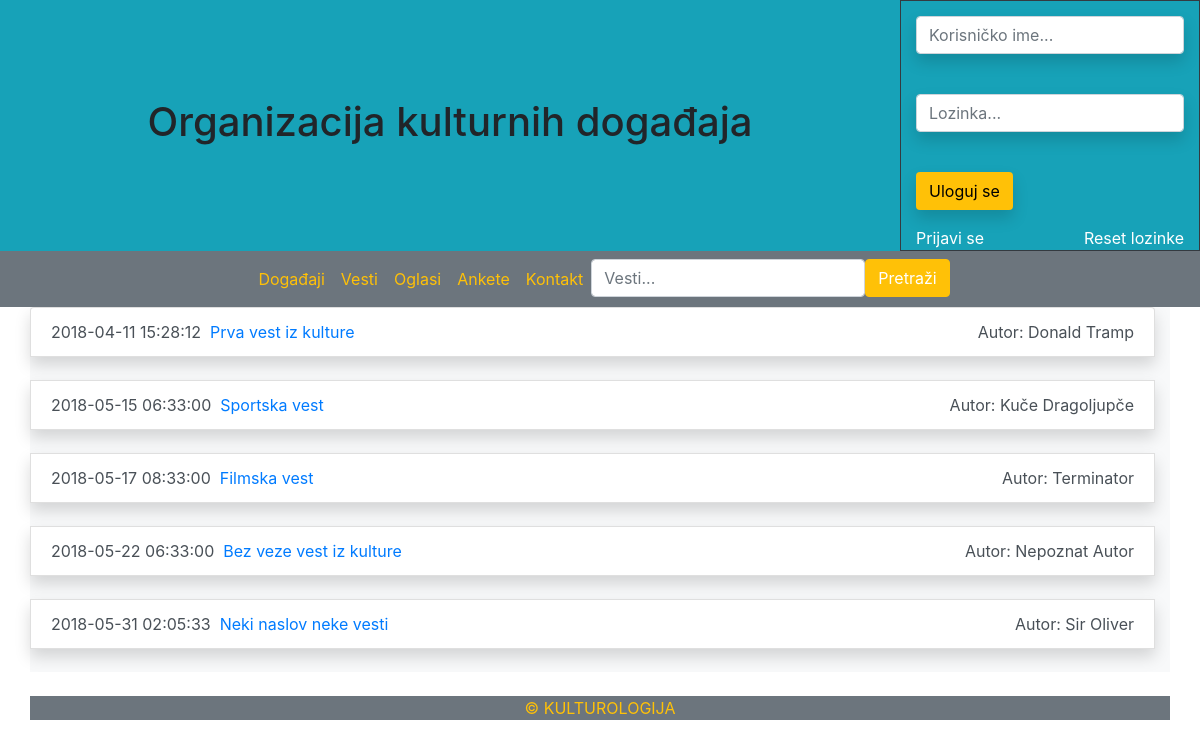
Screenshot of /vesti.php with the database file from the repository.
### tables this page shows
CREATE TABLE `vest` (
  `id_vest` int(11) NOT NULL AUTO_INCREMENT,
  `naslov` varchar(45) NOT NULL,
  `tekst` varchar(10000) NOT NULL,
  `vreme_postavljanja` timestamp NOT NULL DEFAULT CURRENT_TIMESTAMP,
  `vreme_isticanja` timestamp NOT NULL DEFAULT '0000-00-00 00:00:00',
  `autor` varchar(45) NOT NULL,
  `organizacija_id_organizacija` int(11) NOT NULL,
  `brisanje` tinyint(1) NOT NULL DEFAULT '1',
  PRIMARY KEY (`id_vest`),
  KEY `fk_vest_organizacija1_idx` (`organizacija_id_organizacija`),
  CONSTRAINT `fk_vest_organizacija1` FOREIGN KEY (`organizacija_id_organizacija`) REFERENCES `organizacija` (`id_organizacija`) ON DELETE NO ACTION ON UPDATE NO ACTION
);

### vesti.php (the view, shortened to what this page needs)
<?php
    $poruka = "";
    include_once "moduli/loginModul.php";
    if(!isset($_GET['search'])){
        $vesti = mysqli_query($link, "SELECT * FROM vest v, organizacija o WHERE v.vreme_postavljanja < CURDATE() AND v.organizacija_id_organizacija=o.id_organizacija ORDER BY v.vreme_postavljanja ASC");
    }
?>
<!DOCTYPE html>
<html>
<head>
<?php
    include_once "moduli/bootstrapModul.php";
?>
</head>
<body>
<?php
    include_once "moduli/headerModul.php";
?>
<?php
    include_once "moduli/navModul.php";
?>
<div class="container list-group bg-light">
<?php
if($poruka){
    echo $poruka;
} else {
    while($vest = mysqli_fetch_array($vesti))
        echo "<div class='list-group-item list-group-item-action shadow'><div class='d-flex'>" . $vest['vreme_postavljanja']." &nbsp; <a href='vestVise.php?id=" . $vest['id_vest'] . "'>" . $vest['naslov']."</a> <div class='ml-auto'>Autor: " . $vest['autor'] . "</div></div></div><br/>";
}
?>
</div>
<?php
    include_once "moduli/footerModul.php";
?>
</body>
</html>

### rows the page displays
vest: vreme_postavljanja "2018-04-11 15:28:12", naslov "Prva vest iz kulture", autor "Donald Tramp"
vest: vreme_postavljanja "2018-05-15 06:33:00", naslov "Sportska vest", autor "Kuče Dragoljupče"
vest: vreme_postavljanja "2018-05-17 08:33:00", naslov "Filmska vest", autor "Terminator"
vest: vreme_postavljanja "2018-05-22 06:33:00", naslov "Bez veze vest iz kulture", autor "Nepoznat Autor"
vest: vreme_postavljanja "2018-05-31 02:05:33", naslov "Neki naslov neke vesti", autor "Sir Oliver"
